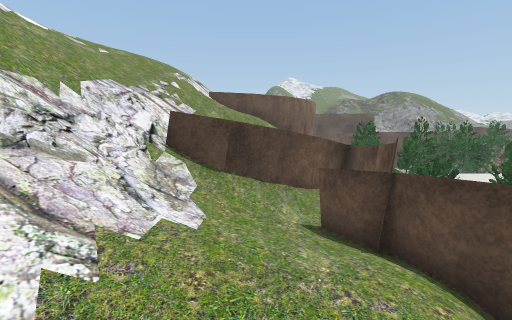
View 1 (above)

22 first-person views from a walk through a scene from a Unity 3-D project. The camera is 1.5 m above the floor, tilts 8° down and sees 90° across. The floor is counted in squares, 1 m on a side. Each view is taken from the middle of a square. On the plan, view 1 faces up. The plan holds only what a view shows up to about 13 squares ahead; the rest is blank. The place goes on beyond the plan. Some animated figures are left out. Some surface patterns are stand-ins.

View 2
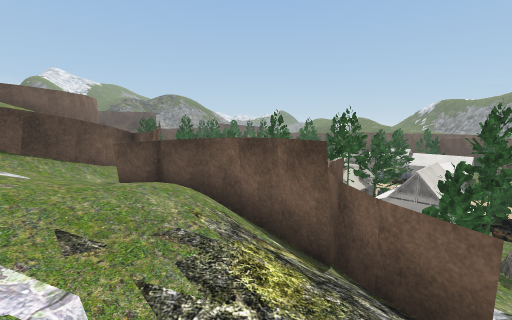

View 3
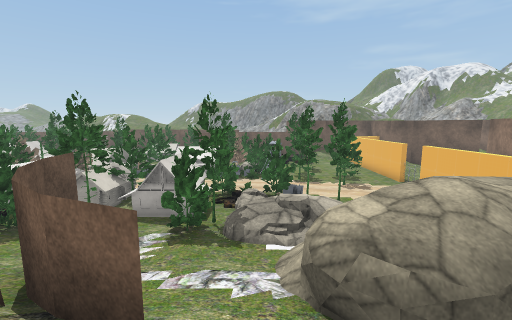

View 4
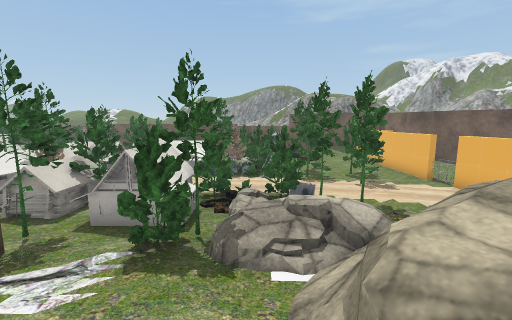

View 5
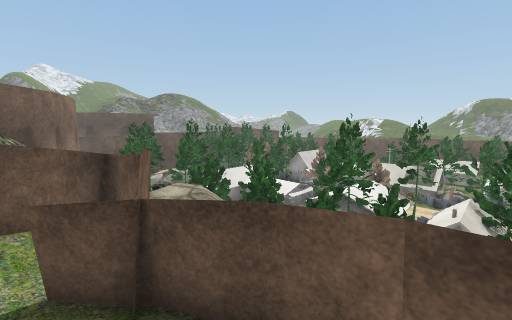

View 6
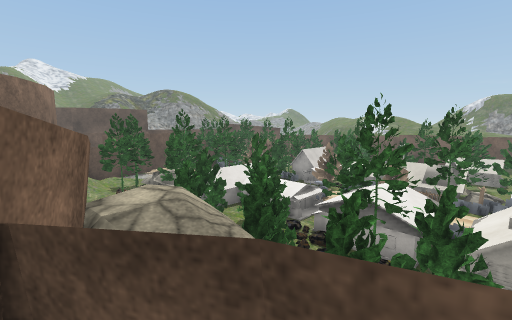

View 7
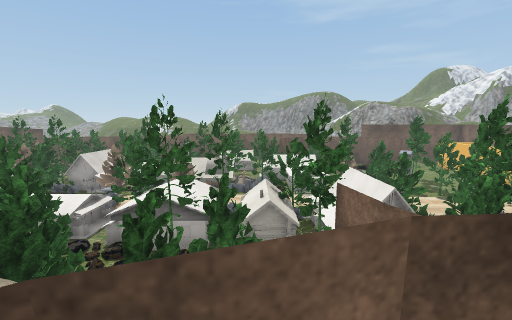

View 8
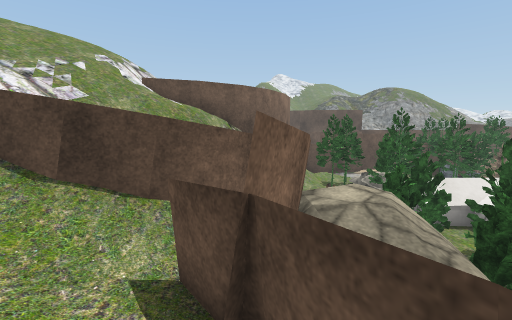

View 9
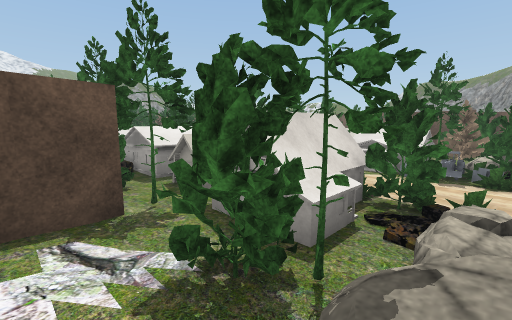

View 10
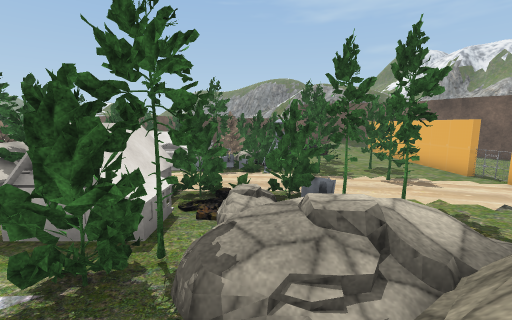

View 11
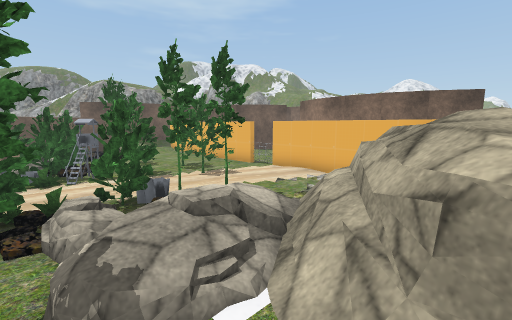

View 12
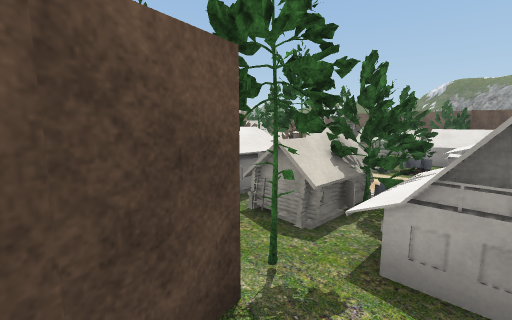

View 13
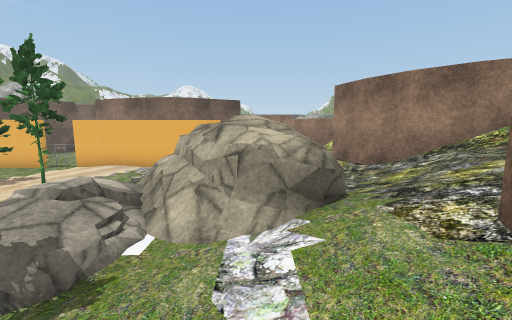

View 14
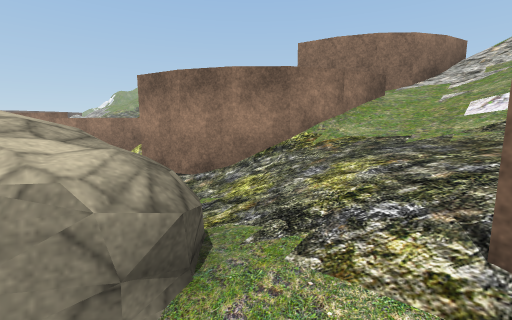

View 15
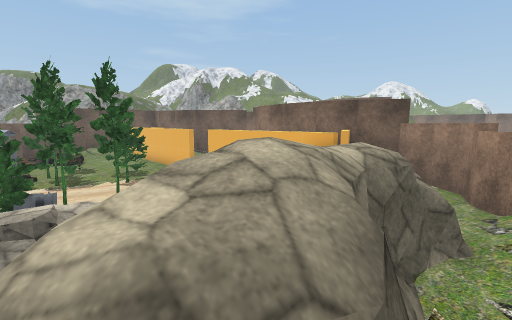

View 16
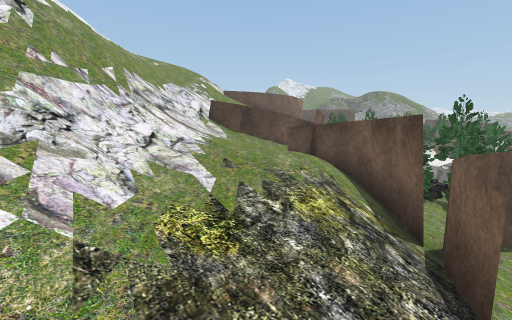

View 17
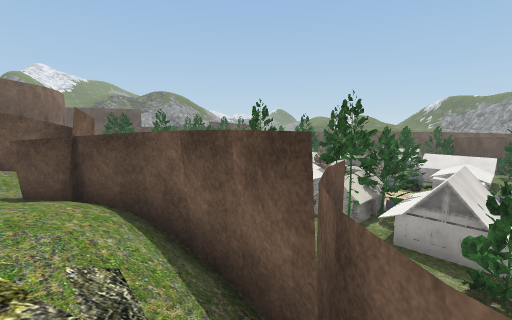

View 18
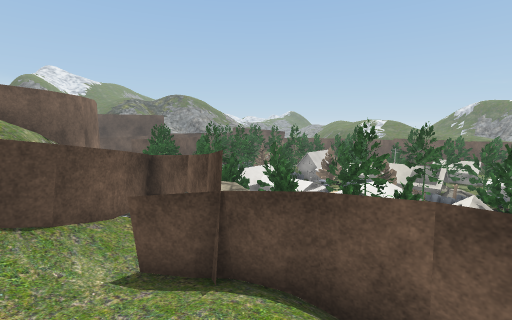

View 19
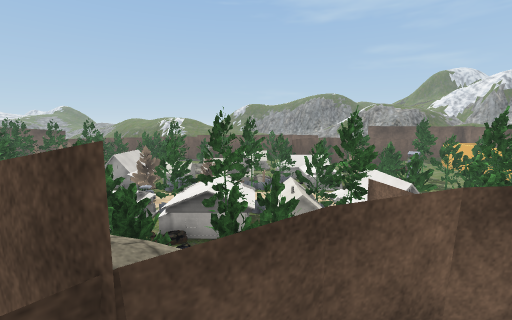

View 20
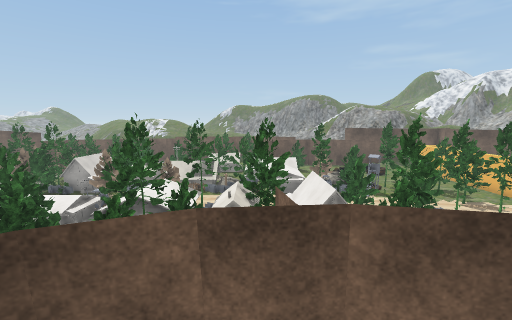

View 21
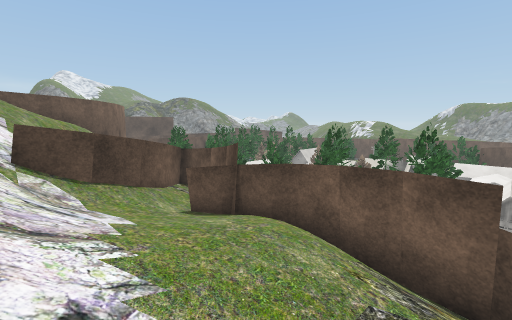

View 22
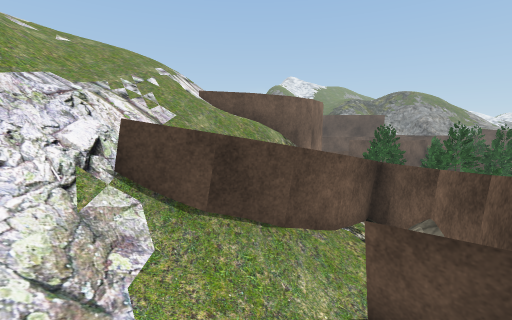

### Floor plan
Key: @ floor where view 1 was taken; # wall or solid block; . main floor; : floor 0.25 m higher than the main floor; + floor 0.5 m higher than the main floor; * floor 1.5 m higher than the main floor; % floor 1.75 m higher than the main floor; & floor 2 m higher than the main floor; $ floor 2.25 m higher than the main floor; / step, stairs or slope; = window, fence, low wall or low ledge; ^ raised ledge; O other object.
Columns run from 2 left of view 1 to 21 right of it. Each row starts with its distance up from view 1.
 16      ##+OOO   OO
 15      # :.OOOO OOO
 14     ##  OOOO   OO
 13    ##= OOOOOOOO
 12 /==#    OOO  O OOO
 11 ////  = OOO    OOO
 10 ////  =  O OO  OOO
  9 ///     OO.O   OO
  8 //   # OOOOOO OOO O
  7 /   =# OOOOOOO.OOOOO
  6 / ==#OOOOOOOOO OOO O
  5 ////#OOOO:OOOO OOO OO
  4 ////#OOOOOOOOO..OO  O
  3 ////=O OOOOOOOO.OOOOO O
  2 //$&/= +OOOOO#:.OO OOOO
  1 //$&/=+:OOOOO :.OOOO  OO
  0 //@//###..OOOO:.OOOO  ##
 -1 //%//#::..OOO :.OOOOO
 -2 //*/##::OOOOOO:OOOOOO OO
 -3 //*/#/+:OOO:OO:.OOOOO.OO
 -4 //*///+:+   O...OOOOO
 -5 /////===:  OOO.OOOOO
 -6 =///==%=#  OO..OOOO
 -7  ##/=##^#=.OO..OOOOO
 -8   =######=..OOOOO  O
 -9    #=####=...OOOO
-10    #=## #=..........
-11    =##     .:#=#####
-12    ##=  ######=.
-13     =#=        ..
-14     ##= #       ..
-15      ## ##   ##  ..
-16       ####    ##  ##

Positions as (right, up) in squares from view 1, and headings:
1: (0, 0), facing up
2: (-1, -3), facing up-right
3: (0, -4), facing right
4: (2, -4), facing right
5: (1, 1), facing up-right
6: (2, 2), facing up-right
7: (2, 2), facing right
8: (2, 2), facing up
9: (5, -4), facing up-right
10: (4, -4), facing right
11: (4, -3), facing down-right
12: (5, -1), facing up-right
13: (4, -1), facing down
14: (4, -3), facing down-left
15: (2, -5), facing down-right
16: (0, -5), facing up
17: (1, -2), facing up-right
18: (0, 1), facing up-right
19: (1, 3), facing right
20: (1, 1), facing right
21: (-2, -1), facing up-right
22: (0, 2), facing up
